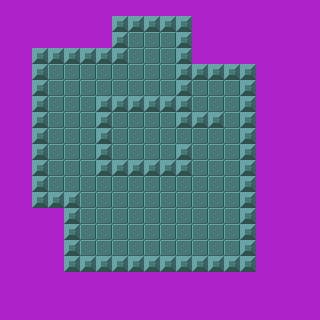

This game map was drawn from its Tiled (.tmx) file and the tilesets committed beside it. A one-line description and the full map source follow:
An orthogonal 20x20 tile map with 16x16 px tiles, 1 tile layer (walls) and 1 object (player).

<map version="1.0" tiledversion="1.0.2" orientation="orthogonal" renderorder="right-down" width="20" height="20" tilewidth="16" tileheight="16" backgroundcolor="#ae22ca" nextobjectid="6">
 <tileset firstgid="1" source="tiles.tsx" />
 <layer name="walls" width="20" height="20">
  <data encoding="csv">
0,0,0,0,0,0,0,0,0,0,0,0,0,0,0,0,0,0,0,0,
0,0,0,0,0,0,0,3,3,3,3,3,0,0,0,0,0,0,0,0,
0,0,0,0,0,0,0,3,2,2,2,3,0,0,0,0,0,0,0,0,
0,0,3,3,3,3,3,3,2,2,2,3,0,0,0,0,0,0,0,0,
0,0,3,2,2,2,2,2,2,2,2,3,3,3,3,3,0,0,0,0,
0,0,3,2,2,2,2,2,2,2,2,3,2,2,2,3,0,0,0,0,
0,0,3,2,2,2,3,3,3,3,3,3,2,2,2,3,0,0,0,0,
0,0,3,2,2,2,3,2,2,2,2,3,3,3,2,3,0,0,0,0,
0,0,3,2,2,2,3,2,2,2,2,2,2,2,2,3,0,0,0,0,
0,0,3,2,2,2,3,2,2,2,2,3,2,2,2,3,0,0,0,0,
0,0,3,2,2,2,3,3,3,3,3,3,2,2,2,3,0,0,0,0,
0,0,3,2,2,2,2,2,2,2,2,2,2,2,2,3,0,0,0,0,
0,0,3,3,3,2,2,2,2,2,2,2,2,2,2,3,0,0,0,0,
0,0,0,0,3,2,2,2,2,2,2,2,2,2,2,3,0,0,0,0,
0,0,0,0,3,2,2,2,2,2,2,2,2,2,2,3,0,0,0,0,
0,0,0,0,3,2,2,2,2,2,2,2,2,2,2,3,0,0,0,0,
0,0,0,0,3,3,3,3,3,3,3,3,3,3,3,3,0,0,0,0,
0,0,0,0,0,0,0,0,0,0,0,0,1,1,1,0,0,0,0,0,
0,0,0,0,0,0,0,0,0,0,0,0,0,0,1,0,0,0,0,0,
0,0,0,0,0,0,0,0,0,0,0,0,0,0,0,0,0,0,0,0
</data>
 </layer>
 <objectgroup color="#14bc1a" name="player">
  <object id="1" name="player" x="128" y="128" width="16" height="16" />
 </objectgroup>
</map>